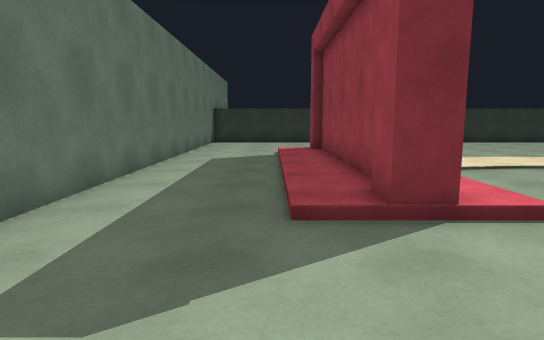
[1] (above)

19 first-person views from a walk through a scene from a Unity 3-D project. The camera is 1.3 m above the floor, tilts 8° down and sees 75° across. The floor is counted in squares, 1 m on a side. Each view is taken from the middle of a square. On the plan, view 1 faces up. The plan holds only what a view shows up to about 15 squares ahead; the rest is blank. The place goes on beyond the plan.

[2]
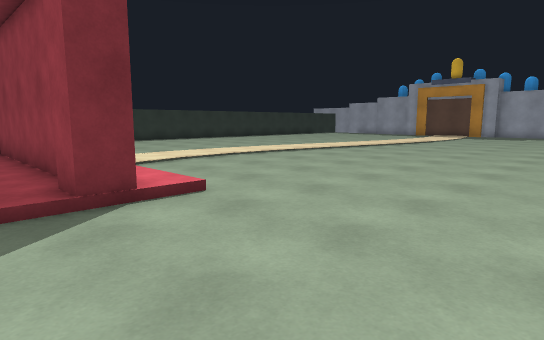

[3]
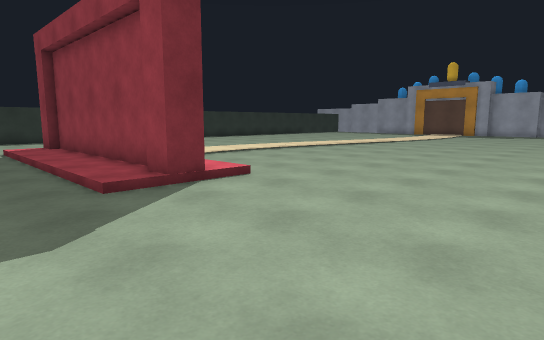

[4]
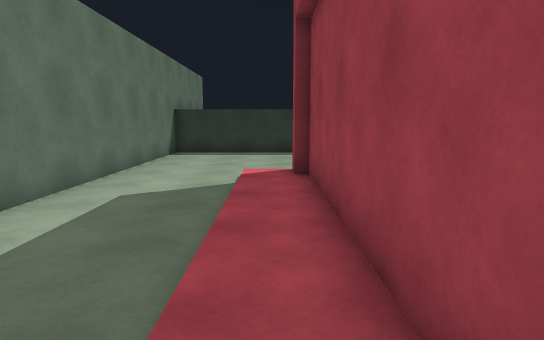

[5]
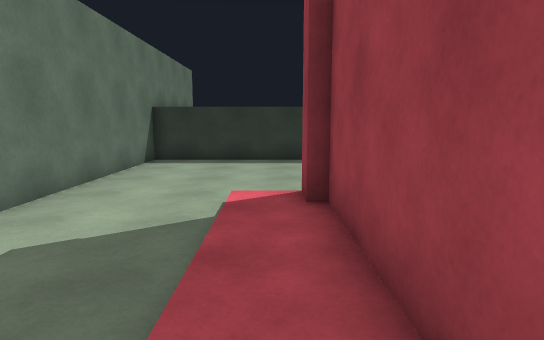

[6]
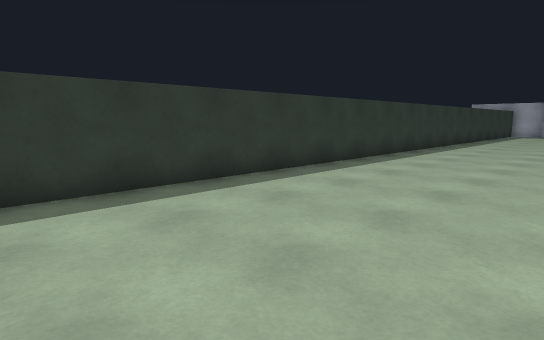

[7]
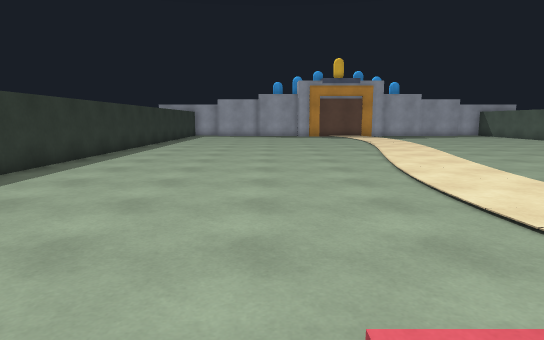

[8]
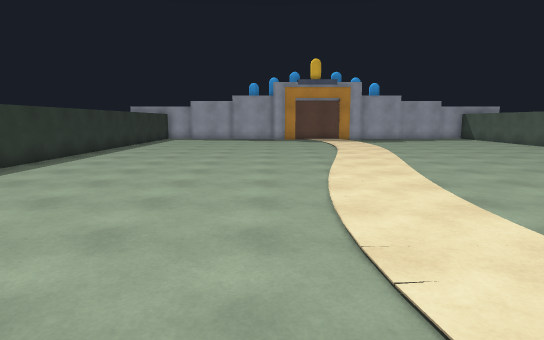

[9]
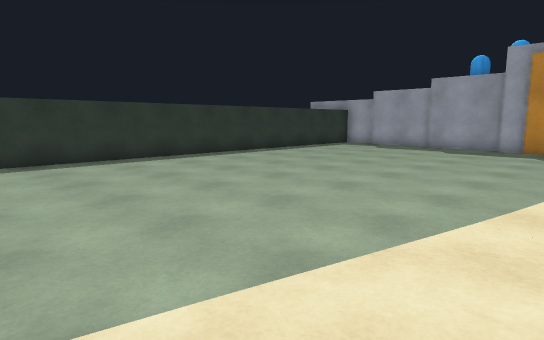

[10]
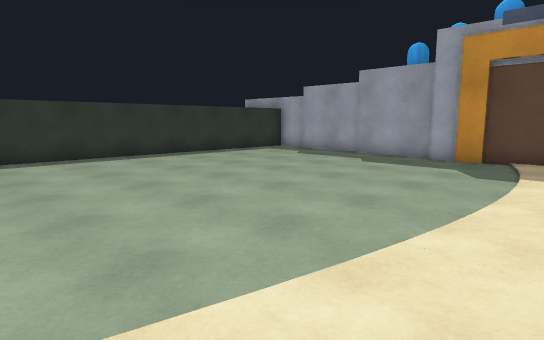

[11]
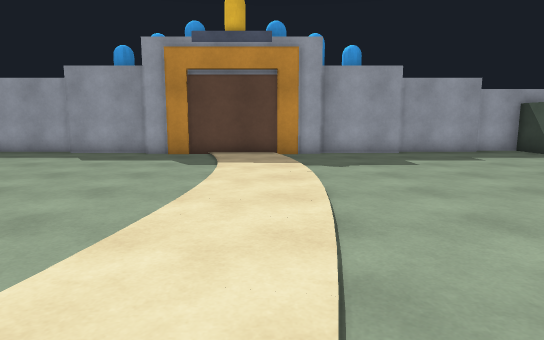

[12]
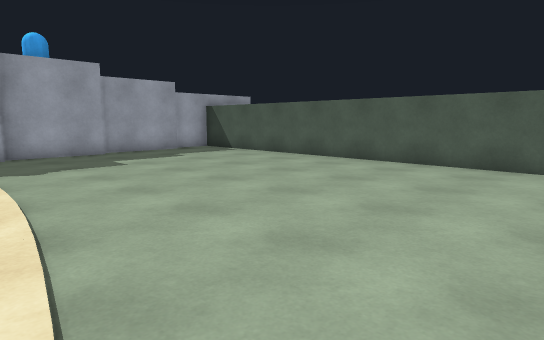

[13]
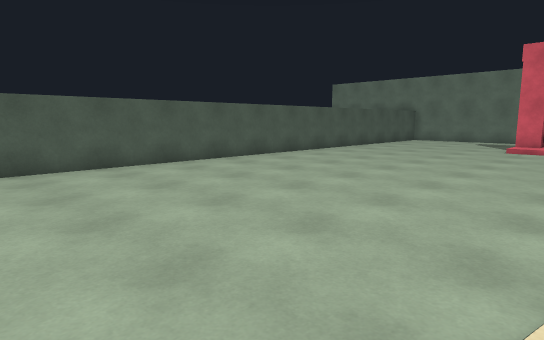

[14]
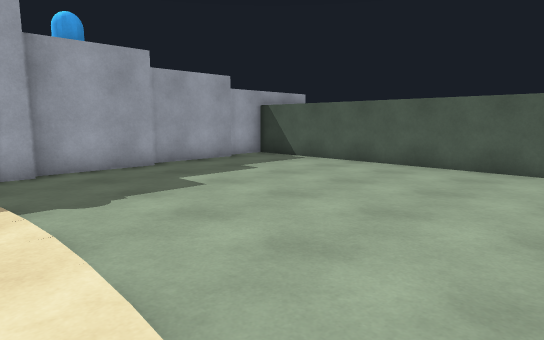

[15]
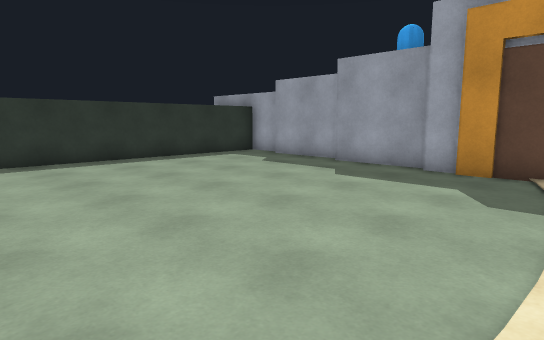

[16]
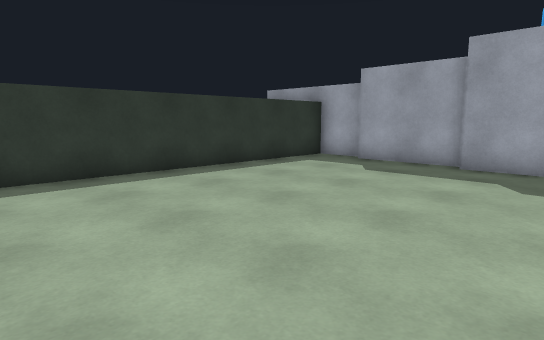

[17]
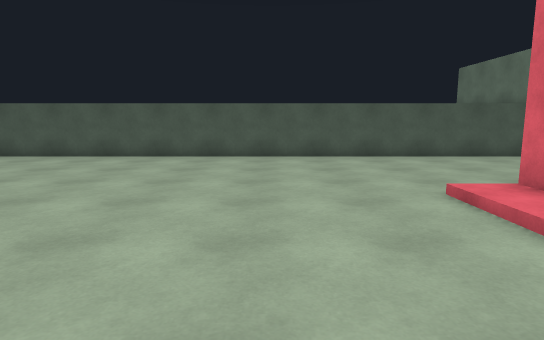

[18]
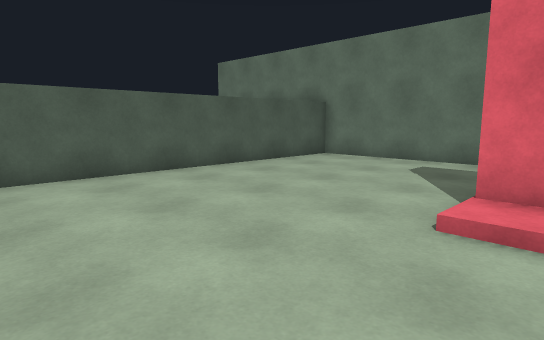

[19]
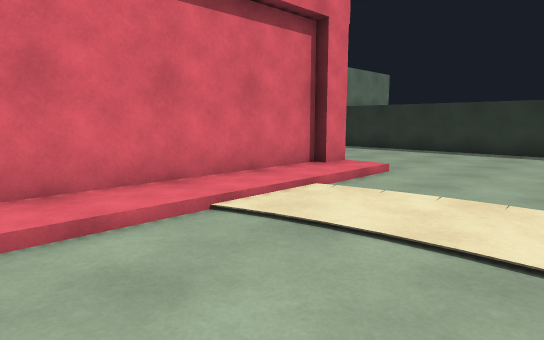

### Floor plan
Key: @ floor where view 1 was taken; # wall or solid block; . main floor; : floor 0.25 m higher than the main floor; / step, stairs or slope; O other object.
Columns run from 4 left of view 1 to 32 right of it. Each row starts with its distance up from view 1.
 22 #####################################
 21 #...................................#
 20 #...................................#
 19 #...................................#
 18 #...................................#
 17 #...................................#
 16 #..................................##
 15 #..................................#
 14 #....:#:/..........................#
 13 #....:#:/..........................#
 12 #....:#:/..........................O
 11 #....:#:/..........................#
 10 #....:#:/..........................#
  9 #....:#:/..........................#
  8 #....:#:/..........................#
  7 #....:#:/..........................O
  6 #....:#:/..........................#
  5 #....:#:/..........................#
  4 #..................................#
  3 #..................................##
  2 #...................................#
  1 #...................................#
  0 #...@...............................#
 -1 #...................................#
 -2 #...................................#
 -3 #####################################

Where each view was taken, in squares from view 1:
view 1: 0 up, 0 right, facing up
view 2: 1 down, 0 right, facing up-right
view 3: 2 down, 2 left, facing up-right
view 4: 5 up, 1 right, facing up
view 5: 8 up, 1 right, facing up
view 6: 15 up, 1 left, facing up-right
view 7: 15 up, 2 right, facing right
view 8: 13 up, 3 right, facing right
view 9: 9 up, 13 right, facing up-right
view 10: 8 up, 18 right, facing up-right
view 11: 8 up, 17 right, facing right
view 12: 8 up, 17 right, facing down-right
view 13: 8 up, 21 right, facing down-left
view 14: 8 up, 21 right, facing down-right
view 15: 9 up, 21 right, facing up-right
view 16: 13 up, 21 right, facing up-right
view 17: 11 up, 7 right, facing down
view 18: 6 up, 8 right, facing down-left
view 19: 6 up, 8 right, facing up-left
